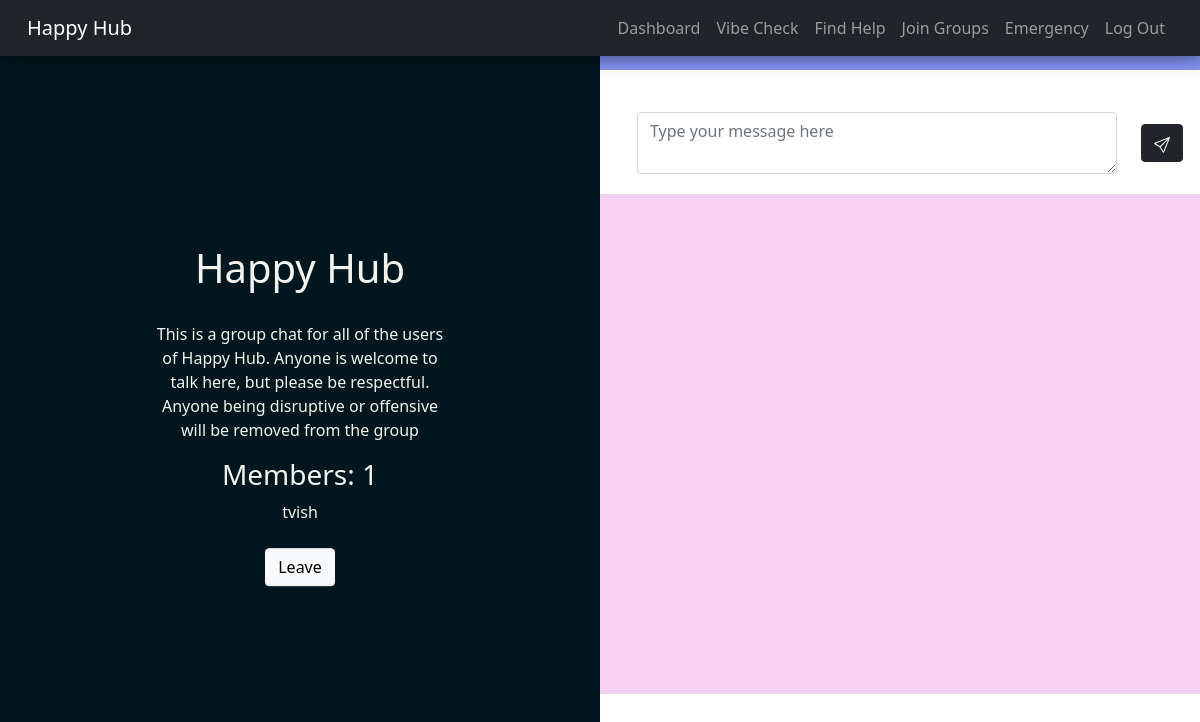
The page /groupChat/11/ (signed in) on the database as committed earlier.
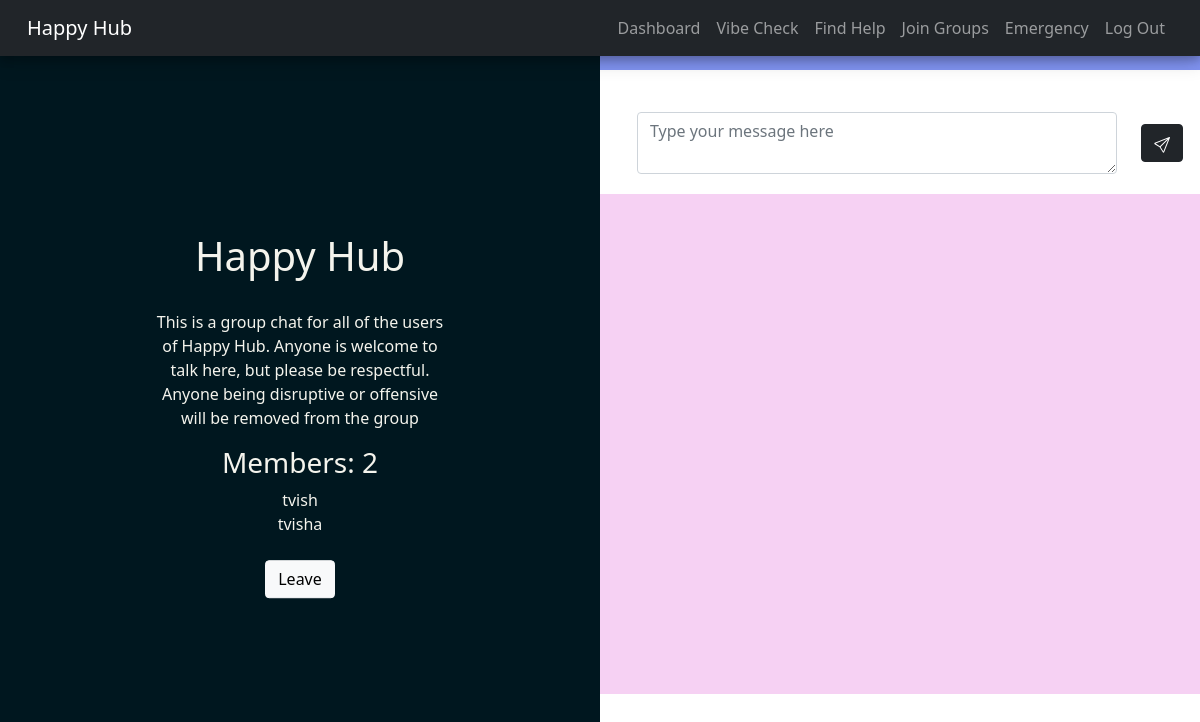
The same page on the database as committed later.
### APP/models.py (models this page shows, shortened)
class GroupMembership(models.Model):
    user = models.ForeignKey(User, on_delete=models.CASCADE)
    group = models.ForeignKey(ChatGroup, on_delete=models.CASCADE)
    date_joined = models.DateField(default=timezone.now)

class User(models.Model):
    username = models.CharField(max_length=30, unique=True)
    email = models.CharField(max_length=60, unique=True)
    fname = models.CharField(max_length=30)
    lname = models.CharField(max_length=30)
    contact = models.CharField(max_length=60)
    phone = models.CharField(max_length=10, default='')
    password = models.CharField(max_length=1000)
    created_at = models.DateTimeField(default=timezone.now)
    updated_at = models.DateTimeField(default=timezone.now)
    salt = models.CharField(max_length=1023)

### APP/views.py (the view, shortened to what this page needs)
# urls.py: path('groupChat/<int:group_id>/', views.groupChat, name="groupChat"),
def groupChat(request, group_id):
    if not request.session.get('logged_in'):
        return redirect('/login')
    else:
        username = request.session.get("username")
        user = User.objects.get(username=request.session["username"])
        group = ChatGroup.objects.get(id=group_id)
        class Id():
            def __init__(self, id):
                self.id = id
        id = Id(group_id)
        n=0
        for g in GroupMembership.objects.filter(group = group):
                n = n+1
        context = {
            "chat" : Message.objects.filter(group=group),
            "id" : id,
            "group" : group,
            "number" : n,
            "members" : GroupMembership.objects.filter(group = group)
        }
        return render(request, 'groupChat.html', context)

### APP/templates/groupChat.html (shortened to what this page needs)
{% extends 'main.html' %}
{% block content %}
<div class="split left">
    <div class="centered">
        <h1 style="margin:30px;">{{group.name}}</h1>
        <p>{{group.description}}</p>
        <h3>Members: {{number}}</h3>
            {% for m in members %}
               {{m.user.username}}
               <br>
            {% endfor %}
        <br>
        <form action="{% url 'leaveGroup' %}" method="post" id="join">
            <button class="btn btn-light" type = "submit">Leave</button>
        </form>
    </div>
  </div>
  <div class="split right">
    <div class=" cent-right">
        <center>
        <br>
        <br><br>
        <div class="write">
            <form class="message-write" action="{% url 'groupChat' id.id %}" method="post">
                <textarea style="display: inline-block; vertical-align: middle; margin: 20px; width: 30rem;" class="form-control" type="text" placeholder="Type your message here" name="message"></textarea>
                <button style="display: inline-block;" class="btn btn-dark" type="submit"></button>
            </form>
        </div>
        <div class="chat">
        </div>
    </center>
    </div>
  </div>
{% endblock %}

Rows that differ between the two databases and show on the page:
added GroupMembership: user.username "tvisha"
Other text that changed with them:
{{ number }}: "1" → "2"
